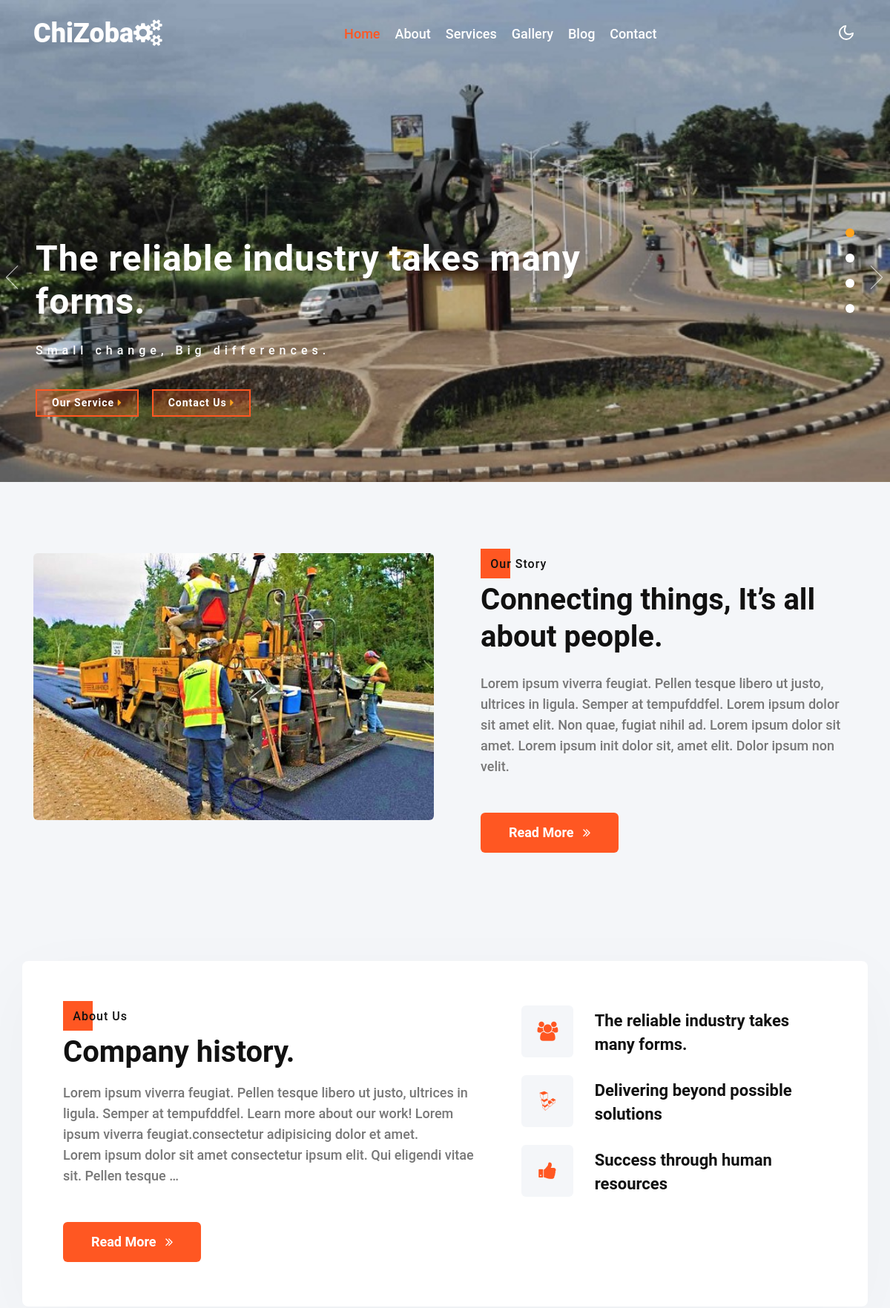
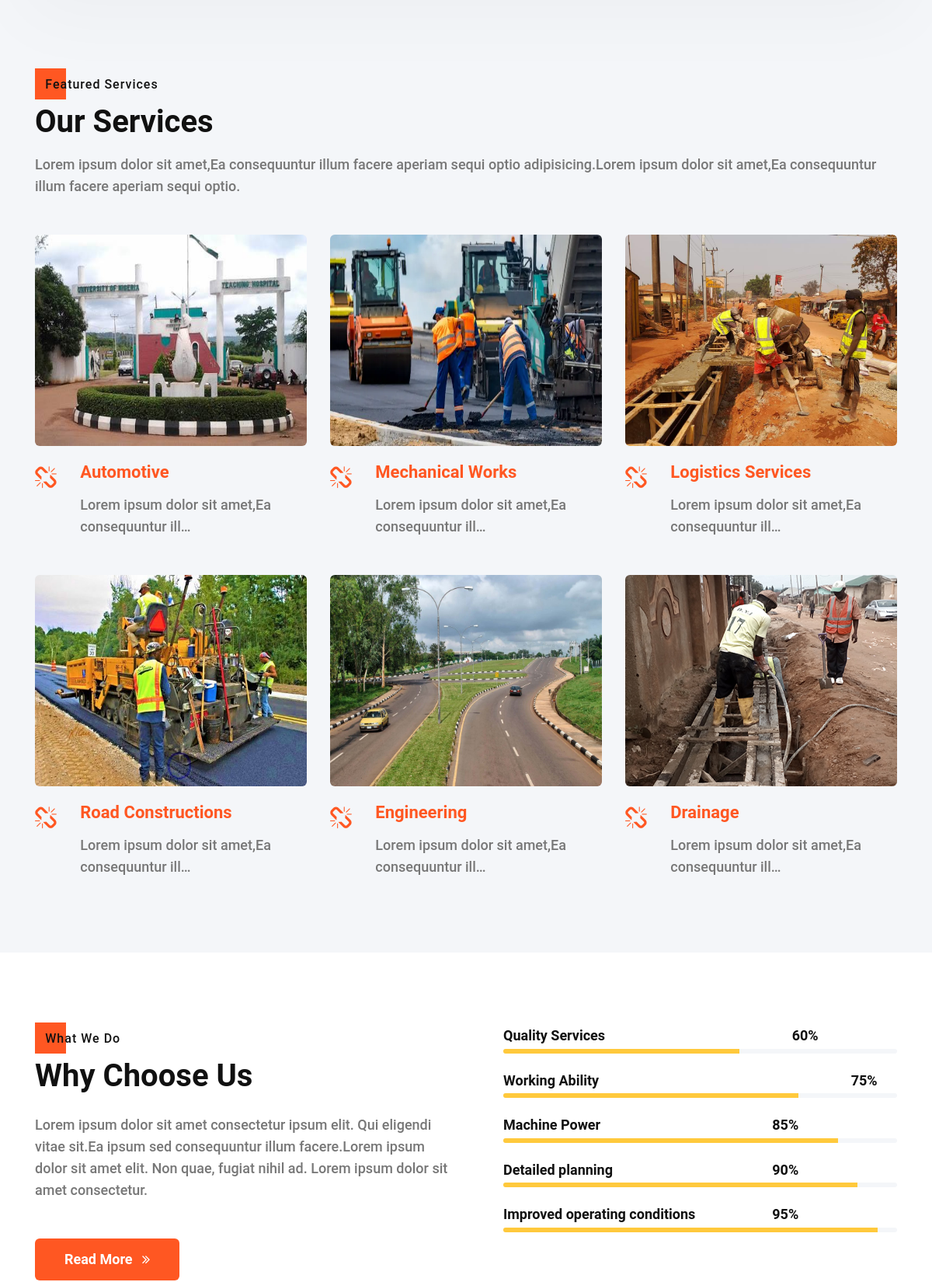
The page / (upper part) on the database its author committed (2 pictures, top to bottom).
### construction/models.py (models this page shows, shortened)
class Slider(models.Model):
    title1 = models.CharField(max_length=1000,null=True,blank=True)
    smalltext1 = models.CharField(max_length=1000,null=True,blank=True)
    title2 = models.CharField(max_length=1000,null=True,blank=True)
    smalltext2 = models.CharField(max_length=1000,null=True,blank=True)
    title3 = models.CharField(max_length=1000,null=True,blank=True)
    smalltext3 = models.CharField(max_length=1000,null=True,blank=True)
    title4 = models.CharField(max_length=1000,null=True,blank=True)
    smalltext4 = models.CharField(max_length=1000,null=True,blank=True)

class Ourstory(models.Model):
    subtitle = models.CharField(max_length=550)
    title = models.CharField(max_length=550)
    slug = models.SlugField(max_length=550,null=True,blank=True)
    published = models.BooleanField(default=True,null=True,blank=True)
    flag = models.BooleanField(default=False,null=True,blank=True)
    date_posted = models.DateTimeField(default=datetime.now())
    leadimg = models.ImageField(default='myleadimg.jpg')
    body = RichTextField()
    class Meta:
        db_table = 'Ourstory'
        managed = True
        verbose_name = 'Ourstory'
        verbose_name_plural = 'Ourstory'

class Aboutus(models.Model):
    subtitle = models.CharField(max_length=550)
    title = models.CharField(max_length=550)
    title1 = models.CharField(max_length=550)
    title2 = models.CharField(max_length=550)
    title3 = models.CharField(max_length=550)
    leadimg = models.ImageField(default='myleadimg.jpg',null=True,blank=True)
    body = RichTextField()

class Ourservice(models.Model):
    subtitle = models.CharField(max_length=550)
    title = models.CharField(max_length=550)
    subtext = models.TextField()
    slug = models.SlugField(max_length=550,null=True,blank=True)
    published = models.BooleanField(default=True,null=True,blank=True)
    flag = models.BooleanField(default=False,null=True,blank=True)
    date_posted = models.DateTimeField(default=datetime.now())
    class Meta:
        db_table = 'ourservice'
        managed = True
        verbose_name = 'ourservice'
        verbose_name_plural = 'ourservice'

class Services(models.Model):
    title = models.CharField(max_length=550)
    slug = models.SlugField(max_length=550,null=True,blank=True)
    published = models.BooleanField(default=True,null=True,blank=True)
    flag = models.BooleanField(default=False,null=True,blank=True)
    date_posted = models.DateTimeField(default=datetime.now())
    author = models.ForeignKey(User,on_delete=models.CASCADE,null=True,blank=True)
    leadimg = models.ImageField(default='myleadimg.jpg')
    body = RichTextField()
    class Meta:
        db_table = 'Services'
        managed = True
        verbose_name = 'Services'
        verbose_name_plural = 'Services'

class Whatwedo(models.Model):
    subtitle = models.CharField(max_length=550)
    title = models.CharField(max_length=550)
    quality_services = models.CharField(max_length=550,null=True,blank=True)
    number1 = models.CharField(max_length=550,null=True,blank=True)
    Weorking_ability = models.CharField(max_length=550,null=True,blank=True)
    number2 = models.CharField(max_length=550,null=True,blank=True)
    machine_power = models.CharField(max_length=550,null=True,blank=True)
    number3 = models.CharField(max_length=550,null=True,blank=True)
    detailed_planning = models.CharField(max_length=550,null=True,blank=True)
    number4 = models.CharField(max_length=550,null=True,blank=True)
    improved_operating_conditions = models.CharField(max_length=550,null=True,blank=True)
    number5 = models.CharField(max_length=550,null=True,blank=True)
    leadimg = models.ImageField(default='myleadimg.jpg',null=True,blank=True)
    body = RichTextField()

### construction/views.py (the view)
# urls.py: path('',views.index,name='index'),
def index(request):
    aboutus = Aboutus.objects.all()
    ourstory = Ourstory.objects.order_by('-date_posted').filter(published=True)
    whatwedo = Whatwedo.objects.all()
    integrity = Integrity.objects.all()
    gimg = Gallery.objects.all()[:4]
    stats = Stats.objects.all()
    slider = Slider.objects.all()
    customers = Customers.objects.all()
    testimonials = Testimonials.objects.all()[:4]
    moreinfo = Moreinfo.objects.order_by('-date_posted').filter(published=True)
    blog = Blog.objects.order_by('-date_posted').filter(published=True)[:2]
    ourservice = Ourservice.objects.order_by('-date_posted').filter(published=True)
    services = Services.objects.order_by('-date_posted').filter(published=True)[:6]
    context = {
        'aboutus': aboutus,
        'ourstory': ourstory,
        'whatwedo': whatwedo,
        'integrity': integrity,
        'stats': stats,
        'moreinfo': moreinfo,
        'blog': blog,
        'slider': slider,
        'customers': customers,
        'testimonials': testimonials,
        'ourservice': ourservice,
        'services': services,
        'gimg':gimg
}
    return render(request,'construction/index.html',context)

### templates/construction/index.html (shortened to what this page needs)
{% extends "base.html" %}
{% load static %}
{% block content %}
		<div id="slider" class="slider">
			<div class="callbacks_container">
        {% if slider %}
         {% for item in slider %}
          <ul class="rslides callbacks callbacks1" id="slider4">
					<li>
						<div class="banner-top">
							<div class="banner-info_agile_w3ls">
								<h3>{{item.title1}}</h3>
								<p>{{item.smalltext1}}</p>
								<a href="{% url 'services' %}" class="scroll">Our Service <i class="fa fa-caret-right" aria-hidden="true"></i></a>
								<a href="{% url 'contact' %}" class="scroll">Contact Us <i class="fa fa-caret-right" aria-hidden="true"></i></a>
							</div>
						</div>
					</li>
				</ul>
        {% endfor %}
        {% endif %}
			</div>
		</div>
<section class="w3l-index3 py-5" id="about">
  <div class="container py-lg-5 py-md-3">
    <div class="row">
      {% if ourstory %}
      {% for item in ourstory %}
        <div class="col-lg-6">
        <div class="position-relative">
          <img src="{{item.leadimg.url}}" alt="" class="radius-image img-fluid">
        </div>
      </div>
      <div class="col-lg-6 mt-lg-0 mt-5 align-self pl-lg-5">
        <h6 class="title-subhny mb-2"><span>{{item.subtitle}}</span></h6>
        <h3 class="title-w3l mx-0">{{item.title}}</h3>
        <p class="mt-md-4 mt-3">{{item.body | truncatechars:300 | safe }}</p>
        <a class="btn btn-style btn-primary mt-sm-5 mt-4" href="{% url 'ourstorydetail' item.slug %}"> Read More <span
            class="fa fa-angle-double-right ml-2" aria-hidden="true"></span></a>
      </div>
      {% endfor %}
      {% endif %}
    </div>
  </div>
</section>
<section class="w3l-upper-sec">
  <div class="container">
    <div class="row upper-sec-grids">
      {% if aboutus %}
      {% for item in aboutus %}
         <div class="col-lg-7 upper-sec-grids-left pr-lg-5">
        <h6 class="title-subhny mb-2"><span>{{item.subtitle}}</span></h6>
        <h3 class="title-w3l mb-3">{{item.title}}</h3>
        <p class="mb-3">{{item.body | truncatechars:300 | safe }}</p>
          <a class="btn btn-style btn-primary mt-5" href="{% url 'aboutusdetail' item.id %}"> Read More <span
            class="fa fa-angle-double-right ml-2" aria-hidden="true"></span></a>
      </div>
      <div class="col-lg-5 upper-sec-grids-right mt-lg-0 mt-5">
        <div class="upper-wrap-grid mb-4">
          <div class="upper-icon">
            <span class="fa fa-users"></span>
          </div>
          <div class="upper-info">
            <h4><a href="#url"> {{item.title1}}</a></h4>
          </div>
        </div>
        <div class="upper-wrap-grid mb-4">
          <div class="upper-icon">
            <span class="fa fa-linode"></span>
          </div>
          <div class="upper-info">
            <h4><a href="#url">{{item.title2}}</a></h4>
          </div>
        </div>
        <div class="upper-wrap-grid">
          <div class="upper-icon">
            <span class="fa fa-thumbs-up"></span>
          </div>
          <div class="upper-info">
            <h4><a href="#url">{{item.title3}}</a></h4>
          </div>
        </div>
      </div>
      {% endfor %}
      {% endif %}
    </div>
  </div>
</section>
<section class="w3l-features-8">
      <div class="features py-5">
    <div class="container py-md-5 py-3">
      {% if ourservice %}
      {% for item in ourservice %}
        <div class="title-content text-left">
        <h6 class="title-subhny mb-2"><span>{{item.subtitle}}</span></h6>
        <h3 class="title-w3l mb-3">{{item.title}}</h3>
        <p class="">{{item.subtext| truncatechars:200 | safe }}</p>
      </div>
      {% endfor %}
      {% endif %}
    <div class="fea-gd-vv row mt-lg-0 mt-4">
      	{% if services %}
      {% for item in services %}
    <div class="float-top col-lg-4 col-sm-6 mt-md-5  mt-4">
        <a href="{% url 'servicesdetail' item.slug %}"><img style="height: 17rem!important;" src="{{item.leadimg.url}}" class="img-fluid radius-image" alt=""></a>
      <div class="float-lt feature-gd row no-gutters">
          <div class="icon col-2"> <span class="fa fa-chain-broken" aria-hidden="true"></span></div>
          <div class="icon-info col-10">
          <h4><a href="{% url 'servicesdetail' item.slug %}">{{item.title}}</a> </h4>
          <p>{{item.body | truncatechars:50 | safe }}</p>
          </div>
      </div>
    </div>
    	{% endfor %}
      {% endif %}
    </div>
  </div>
    </div>
</section>
<div class="w3l-content-1 w3l-progressblock py-5">
  <div class="container py-lg-5 py-md-4 py-2">
    <div class="row w3l-content-inf">
      {% if whatwedo %}
      {% for item in whatwedo %}
        <div class="col-lg-6 w3l-content-left">
        <h6 class="title-subhny mb-2"><span>{{item.subtitle}}</span></h6>
        <h3 class="title-w3l mb-4">{{item.title}}</h3>
        <p class="para-sub pr-lg-5 mt-md-4 mt-3 mx-auto">{{item.body| truncatechars:300 | safe }}</p>
        <a class="btn btn-style btn-outline-light mt-sm-5 mt-4 mr-2" href="{% url 'whatwedodetail' item.id %}">
          Read More <span class="fa fa-angle-double-right ml-2" aria-hidden="true"></span></a>
      </div>
      <div class="col-lg-6 w3l-content-right pl-lg-5 mt-lg-0 mt-5">
        <div class="progress-info info1 mb-4">
          <h6 class="progress-tittle">{{item.quality_services}} <span class="">{{item.number1}}</span></h6>
          <div class="progress">
            <div class="progress-bar progress-bar-striped" role="progressbar" style="width:60%" aria-valuenow="90"
              aria-valuemin="0" aria-valuemax="100">
            </div>
          </div>
        </div>
        <div class="progress-info info2 mb-4">
          <h6 class="progress-tittle">{{item.Weorking_ability}} <span class="">{{item.number2}}</span>
          </h6>
          <div class="progress">
            <div class="progress-bar progress-bar-striped" role="progressbar" style="width:75%" aria-valuenow="95"
              aria-valuemin="0" aria-valuemax="100">
            </div>
          </div>
        </div>
        <div class="progress-info info3 mb-4">
          <h6 class="progress-tittle">{{item.machine_power}} <span class="">{{item.number3}}</span></h6>
          <div class="progress">
            <div class="progress-bar progress-bar-striped" role="progressbar" style="width:85%" aria-valuenow="95"
              aria-valuemin="0" aria-valuemax="100">
            </div>
          </div>
        </div>
        <div class="progress-info info3 mb-4">
          <h6 class="progress-tittle">{{item.detailed_planning}} <span class="">{{item.number4}}</span></h6>
          <div class="progress">
            <div class="progress-bar progress-bar-striped" role="progressbar" style="width: 90%" aria-valuenow="95"
              aria-valuemin="0" aria-valuemax="100">
            </div>
          </div>
        </div>
        <div class="progress-info info3">
          <h6 class="progress-tittle">{{item.improved_operating_conditions}} <span class="">{{item.number5}}</span></h6>
          <div class="progress">
            <div class="progress-bar progress-bar-striped" role="progressbar" style="width:95%" aria-valuenow="95"
              aria-valuemin="0" aria-valuemax="100">
            </div>
          </div>
        </div>
      </div>
      {% endfor %}
      {% endif %}
    </div>
  </div>
</div>
  {% endblock content %}

### constructions/static/css/easy-responsive-tabs.css (style rules this page uses)
body { margin: 0px; padding: 0px; font-weight: 500; }
ul.resp-tabs-list, p { margin: 0px; padding: 0px; }

### constructions/static/css/chocolat.css (style rules this page uses)
body { margin:0; padding:0; }

### rows shown on the page
Slider: title1 "The reliable industry takes many forms.", smalltext1 "Small change, Big differences."
Ourstory: leadimg (picture), subtitle "Our Story", title "Connecting things, It’s all about people.", body "Lorem ipsum viverra feugiat. Pellen tesque libero ut justo, ultrices in ligula. Semper at tempufddfel. Lorem ipsum dolor sit amet elit. Non quae, fugiat nihil ad. Lorem ipsum dolor sit amet. Lorem ipsum init dolor sit, amet elit. Dolor ipsum non velit."
Aboutus: subtitle "About Us", title "Company history.", body "Lorem ipsum viverra feugiat. Pellen tesque libero ut justo, ultrices in ligula. Semper at tempufddfel. Learn more about our work! Lorem ipsum viverra feugiat.consectetur adipisicing dolor et amet. Lorem ipsum dolor sit amet consectetur ipsum elit. Qui eligendi vitae sit. Pellen tesque …", title1 "The reliable industry takes many forms.", title2 "Delivering beyond possible solutions", title3 "Success through human resources"
Ourservice: subtitle "Featured Services", title "Our Services", subtext "Lorem ipsum dolor sit amet,Ea consequuntur illum facere aperiam sequi optio adipisicing.Lorem ipsum dolor sit amet,Ea consequuntur illum facere aperiam sequi optio."
Services: leadimg (picture), title "Automotive", body "Lorem ipsum dolor sit amet,Ea consequuntur ill…"
Services: leadimg (picture), title "Mechanical Works", body "Lorem ipsum dolor sit amet,Ea consequuntur ill…"
Services: leadimg (picture), title "Logistics Services", body "Lorem ipsum dolor sit amet,Ea consequuntur ill…"
Services: leadimg (picture), title "Road Constructions", body "Lorem ipsum dolor sit amet,Ea consequuntur ill…"
Services: leadimg (picture), title "Engineering", body "Lorem ipsum dolor sit amet,Ea consequuntur ill…"
Services: leadimg (picture), title "Drainage", body "Lorem ipsum dolor sit amet,Ea consequuntur ill…"
Whatwedo: subtitle "What We Do", title "Why Choose Us", body "Lorem ipsum dolor sit amet consectetur ipsum elit. Qui eligendi vitae sit.Ea ipsum sed consequuntur illum facere.Lorem ipsum dolor sit amet elit. Non quae, fugiat nihil ad. Lorem ipsum dolor sit amet consectetur.", quality_services "Quality Services", number1 "60%", Weorking_ability "Working Ability", number2 "75%", machine_power "Machine Power", number3 "85%", detailed_planning "Detailed planning", number4 "90%", improved_operating_conditions "Improved operating conditions", number5 "95%"
